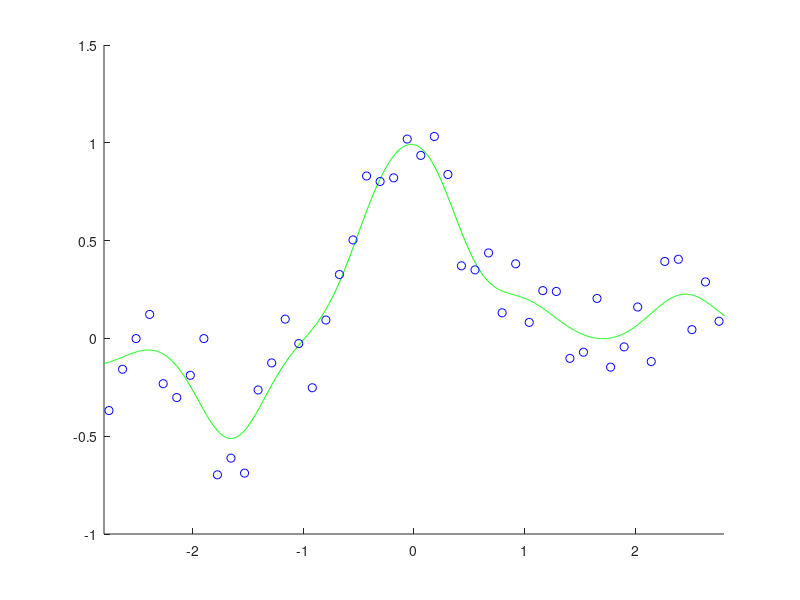

Here is the MATLAB script that generated this plot:
n = 50; N = 1000;
x = linspace(-3, 3, n)';
X = linspace(-3, 3, N)';
pix = pi * x;
y = sin(pix) ./ (pix) + 0.1 * x + 0.2 * randn(n, 1);
hh = 2 * 0.3^2; l = 0.1; t0 = randn(n, 1); x2 = x.^2;
k = exp(-(repmat(x2, 1, n) + repmat(x2', n, 1) - 2 * (x * x')) / hh);
k2 = k^2;
ky = k * y;
for o = 1: 1000
    t = (k2 + l * pinv(diag(abs(t0)))) \ ky;
    if norm(t - t0) < 0.001, break, end
    t0 = t;
end
K = exp(-(repmat(X.^2, 1, n) + repmat(x2', N, 1) - 2 * X * x') / hh);
F = K * t;
figure(1); clf; hold on; axis([-2.8 2.8 -1 1.5]);
plot(X,F,'g-'); plot(x, y, 'bo');